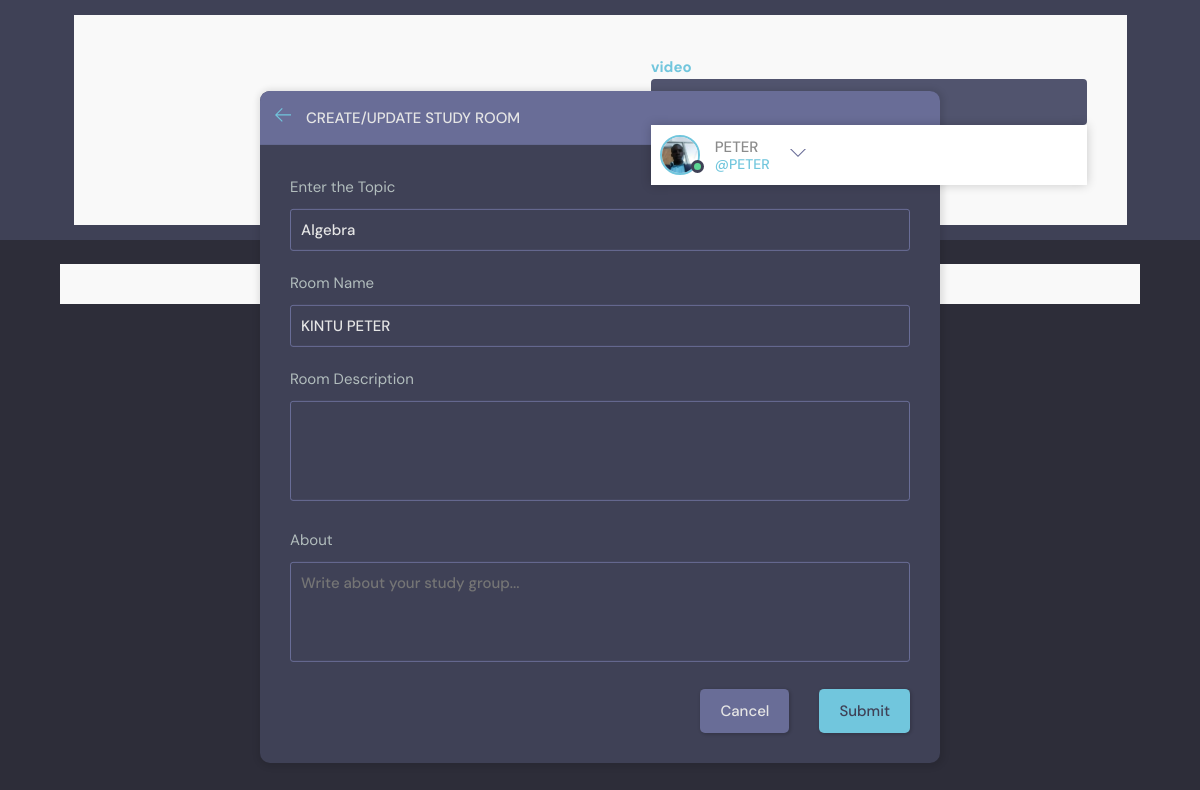
Page /update-room/1 (signed in) on the committed database.
### Learn/models.py (models this page shows, shortened)
class User(AbstractUser):
    name = models.CharField(max_length=200, null=True)
    email = models.EmailField(unique=True,  null=True)
    bio = models.TextField(null=True)
    avatar = models.ImageField(null=True, default="avatar.svg")
    USERNAME_FIELD = 'email'
    REQUIRED_FIELDS = []

class Room(models.Model):
    host = topic = models.ForeignKey(User, on_delete=models.SET_NULL, null=True)
    topic = models.ForeignKey(Topic, on_delete=models.SET_NULL, null=True)
    name = models.CharField(max_length=200)
    description = models.TextField(null=True, blank=True)
    participants = models.ManyToManyField(User, related_name='participants', blank=True)
    updated = models.DateTimeField(auto_now=True)
    created = models.DateTimeField(auto_now_add=True)
    class Meta:
        ordering = ['-updated', '-created' ]

class Topic(models.Model):
    name = models.CharField(max_length=200)

### Learn/views.py (the view, shortened to what this page needs)
# urls.py: path('update-room/<str:pk>', views.updateRoom, name="update-room"),
@login_required(login_url='login')
def updateRoom(request, pk):
    room = Room.objects.get(id=pk)
    form = RoomForm(instance=room)
    topics = Topic.objects.all()
    if request.user != room.host:
        return HttpResponse('Your not allowed here!!')
    context ={'form': form, 'topics': topics, 'room': room}
    return render(request, 'Learn/room_form.html', context)

### Learn/forms.py
class RoomForm(ModelForm):
    class Meta:
        model = Room
        fields = '__all__'
        exclude = ['host', 'participants']

### Learn/templates/Learn/room_form.html (shortened to what this page needs)
{% extends 'main.html' %}
   {% block content %}
  <main class="create-room layout">
    <div class="container">
      <div class="layout__box">
        <div class="layout__boxHeader">
          <div class="layout__boxTitle">
            <a href="{% url 'home' %}">
              <svg version="1.1" xmlns="http://www.w3.org/2000/svg" width="32" height="32" viewBox="0 0 32 32">
                <title>arrow-left</title>
                <path
                  d="M13.723 2.286l-13.723 13.714 13.719 13.714 1.616-1.611-10.96-10.96h27.625v-2.286h-27.625l10.965-10.965-1.616-1.607z">
                </path>
              </svg>
            </a>
            <h3>Create/Update Study Room</h3>
          </div>
        </div>
        <div class="layout__body">
          <form class="form" action="" method="POST" >
            <div class="form__group">
              <label for="room_topic">Enter the Topic</label>
              <input required type="text" value="{{room.topic.name}}" name="topic" list="topic-list" />
            </div>
            <div class="form__group">
              <label for="room_name">Room Name</label>
              {{form.name}}
            </div>
            <div class="form__group">
              <label for="room_description">Room Description</label>
              {{form.description}}
            </div>
            <div class="form__group">
              <label for="room_about">About</label>
              <textarea name="room_about" id="room_about" placeholder="Write about your study group..."></textarea>
            </div>
            <div class="form__action">
              <a class="btn btn--dark" href="{% url 'home' %}">Cancel</a>
              <button class="btn btn--main" type="submit">Submit</button>
            </div>
          </form>
        </div>
      </div>
    </div>
  </main>
{% endblock %}

### templates/navbar.html (shortened to what this page needs)
{% load static %}
<header class="header header--loggedIn">
    <div class="container">
      <a href="{% url 'home' %}" class="header__logo">
        <h1>YouLearn</h1>
        <div class="container">
          <a href="{% url 'video' %}">
        <h1>video</h1>
      </a>
      <form class="header__search" method="GET" action="{% url 'home' %}">
        <label>
        </label>
      </form>
      <nav class="header__menu">
        {% if request.user.is_authenticated %}
        <div class="header__user">
          <a href="{% url 'update-user' %}">
            <div class="avatar avatar--medium active">
              <img src="{{request.user.avatar.url}}" />
            </div>
            <p>{{request.user.username}}<span>@{{request.user.username}}</span></p>
          </a>
          <button class="dropdown-button">
            <svg version="1.1" xmlns="http://www.w3.org/2000/svg" width="32" height="32" viewBox="0 0 32 32">
              <title>chevron-down</title>
              <path d="M16 21l-13-13h-3l16 16 16-16h-3l-13 13z"></path>
            </svg>
          </button>
        </div>
        {% else %}
          <a href="{% url 'login' %}">
            <img src="{% static 'images/avatar.svg' %}" />
            <p>Login</p>
          </a>
        {% endif %}
      </nav>
    </div>
  </header>

### rows in the picture
User: user.avatar (picture), user.username "PETER"
Room: topic "Algebra", name "KINTU PETER"
